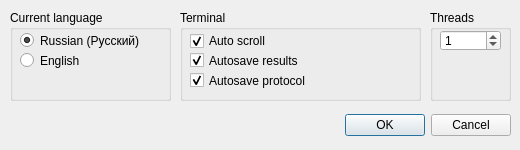
<?xml version="1.0" encoding="UTF-8"?>
<ui version="4.0">
 <class>TAppSetupDialog</class>
 <widget class="QDialog" name="TAppSetupDialog">
  <property name="geometry">
   <rect>
    <x>0</x>
    <y>0</y>
    <width>520</width>
    <height>150</height>
   </rect>
  </property>
  <property name="minimumSize">
   <size>
    <width>520</width>
    <height>150</height>
   </size>
  </property>
  <property name="maximumSize">
   <size>
    <width>520</width>
    <height>150</height>
   </size>
  </property>
  <property name="windowTitle">
   <string>Setup program</string>
  </property>
  <widget class="QDialogButtonBox" name="buttonBox">
   <property name="geometry">
    <rect>
     <x>340</x>
     <y>110</y>
     <width>171</width>
     <height>31</height>
    </rect>
   </property>
   <property name="orientation">
    <enum>Qt::Horizontal</enum>
   </property>
   <property name="standardButtons">
    <set>QDialogButtonBox::Cancel|QDialogButtonBox::Ok</set>
   </property>
  </widget>
  <widget class="QGroupBox" name="groupBox">
   <property name="geometry">
    <rect>
     <x>10</x>
     <y>10</y>
     <width>161</width>
     <height>91</height>
    </rect>
   </property>
   <property name="title">
    <string>Current language</string>
   </property>
   <widget class="QRadioButton" name="rbRU">
    <property name="geometry">
     <rect>
      <x>10</x>
      <y>20</y>
      <width>141</width>
      <height>21</height>
     </rect>
    </property>
    <property name="text">
     <string>Russian (Русский)</string>
    </property>
    <property name="checked">
     <bool>true</bool>
    </property>
   </widget>
   <widget class="QRadioButton" name="rbEN">
    <property name="geometry">
     <rect>
      <x>10</x>
      <y>40</y>
      <width>141</width>
      <height>21</height>
     </rect>
    </property>
    <property name="text">
     <string>English</string>
    </property>
   </widget>
  </widget>
  <widget class="QGroupBox" name="groupBox_2">
   <property name="geometry">
    <rect>
     <x>180</x>
     <y>10</y>
     <width>241</width>
     <height>91</height>
    </rect>
   </property>
   <property name="title">
    <string>Terminal</string>
   </property>
   <widget class="QCheckBox" name="cbAutoSaveResults">
    <property name="geometry">
     <rect>
      <x>10</x>
      <y>40</y>
      <width>221</width>
      <height>21</height>
     </rect>
    </property>
    <property name="text">
     <string>Autosave results</string>
    </property>
    <property name="checked">
     <bool>true</bool>
    </property>
   </widget>
   <widget class="QCheckBox" name="cbAutoScroll">
    <property name="geometry">
     <rect>
      <x>10</x>
      <y>20</y>
      <width>221</width>
      <height>22</height>
     </rect>
    </property>
    <property name="text">
     <string>Auto scroll</string>
    </property>
    <property name="checked">
     <bool>true</bool>
    </property>
   </widget>
   <widget class="QCheckBox" name="cbAutoSaveProtocol">
    <property name="geometry">
     <rect>
      <x>10</x>
      <y>60</y>
      <width>221</width>
      <height>21</height>
     </rect>
    </property>
    <property name="text">
     <string>Autosave protocol</string>
    </property>
    <property name="checked">
     <bool>true</bool>
    </property>
   </widget>
  </widget>
  <widget class="QGroupBox" name="groupBox_3">
   <property name="geometry">
    <rect>
     <x>430</x>
     <y>10</y>
     <width>81</width>
     <height>91</height>
    </rect>
   </property>
   <property name="title">
    <string>Threads</string>
   </property>
   <widget class="QSpinBox" name="sbThread">
    <property name="geometry">
     <rect>
      <x>10</x>
      <y>20</y>
      <width>61</width>
      <height>21</height>
     </rect>
    </property>
    <property name="value">
     <number>1</number>
    </property>
   </widget>
  </widget>
 </widget>
 <resources/>
 <connections>
  <connection>
   <sender>buttonBox</sender>
   <signal>accepted()</signal>
   <receiver>TAppSetupDialog</receiver>
   <slot>accept()</slot>
   <hints>
    <hint type="sourcelabel">
     <x>248</x>
     <y>254</y>
    </hint>
    <hint type="destinationlabel">
     <x>157</x>
     <y>274</y>
    </hint>
   </hints>
  </connection>
  <connection>
   <sender>buttonBox</sender>
   <signal>rejected()</signal>
   <receiver>TAppSetupDialog</receiver>
   <slot>reject()</slot>
   <hints>
    <hint type="sourcelabel">
     <x>316</x>
     <y>260</y>
    </hint>
    <hint type="destinationlabel">
     <x>286</x>
     <y>274</y>
    </hint>
   </hints>
  </connection>
 </connections>
</ui>
